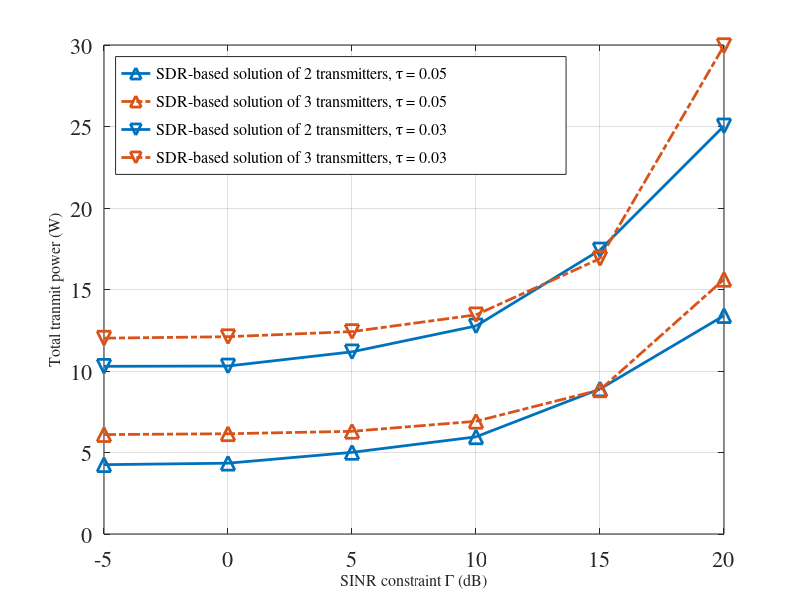

This chart was generated by the following MATLAB code:
SINR = -5:5:20;
SDR_005_2Ts = [4.2536,4.3441,5.0092,5.9605,8.8993,13.3972];
SDR_005_3Ts = [6.1002,6.1509,6.2997,6.9165,8.8423,15.6240];
SDR_003_2Ts = [10.2868,10.3057,11.1755,12.7620,17.4233,25.0349];
SDR_003_3Ts = [12.0143,12.1037,12.4179,13.4454,16.8968,29.9589];

figure(5);
plot(SINR,SDR_005_2Ts,'-^','color','#0072BD','Linewidth',2,'Markersize',10);
hold on;
plot(SINR,SDR_005_3Ts,'-.^','color','#D95319','Linewidth',2,'Markersize',10);
hold on;
plot(SINR,SDR_003_2Ts,'-v','color','#0072BD','Linewidth',2,'Markersize',10);
hold on;
plot(SINR,SDR_003_3Ts,'-.v','color','#D95319','Linewidth',2,'Markersize',10);
grid on;

xlabel('\fontname{Times}\fontsize{16}SINR constraint \Gamma (dB)');
ylabel('\fontname{Times}\fontsize{16}Total tranmit power (W)');
legend('\fontname{Times}\fontsize{16}SDR-based solution of 2 transmitters, \tau = 0.05',...
       '\fontname{Times}\fontsize{16}SDR-based solution of 3 transmitters, \tau = 0.05',...
       '\fontname{Times}\fontsize{16}SDR-based solution of 2 transmitters, \tau = 0.03',...
       '\fontname{Times}\fontsize{16}SDR-based solution of 3 transmitters, \tau = 0.03',...
       'Location','Northwest');
set(gca,'FontName','Times');
set(gca,'Fontsize',16);